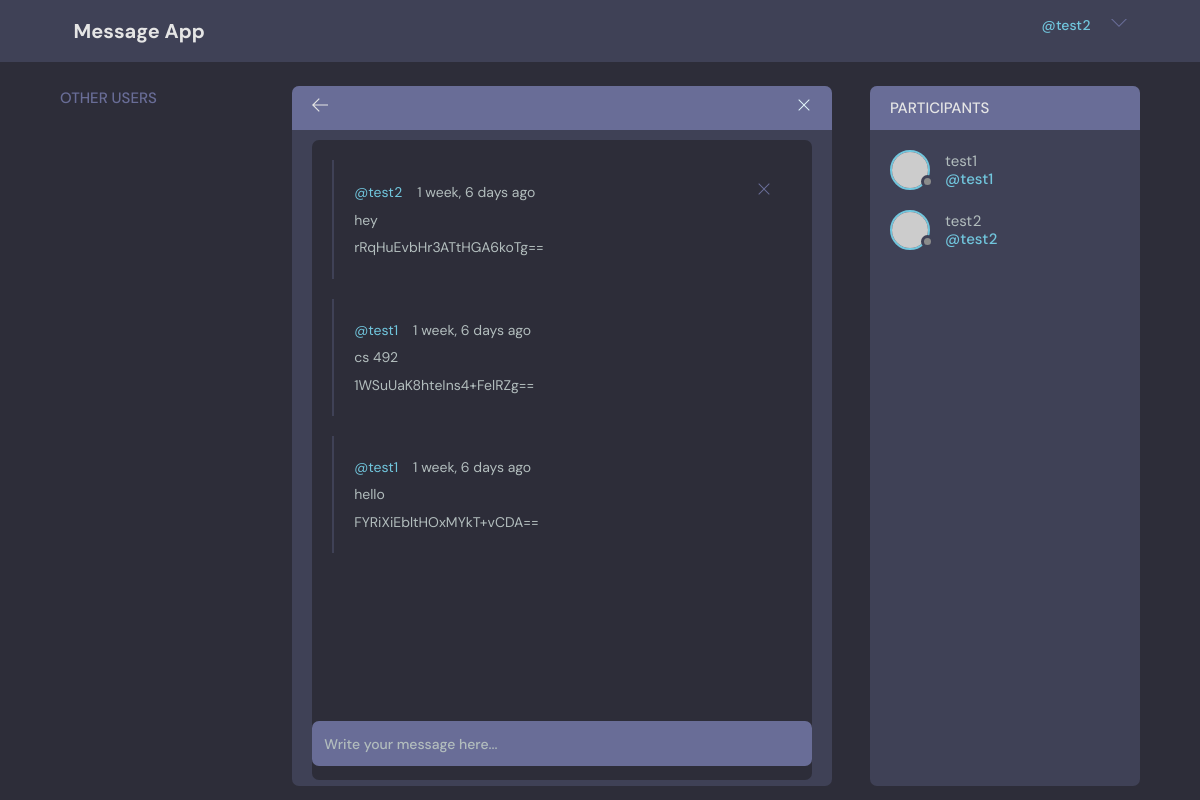
Screenshot of /conversation/15/ (signed in) with the database file from the repository.
### base/models.py (models this page shows, shortened)
class Message(models.Model):
    sender = models.ForeignKey(User, on_delete=models.CASCADE, related_name='sender')
    receiver = models.ForeignKey(User, on_delete=models.CASCADE, related_name='receiver')
    conversation = models.ForeignKey(Conversation, on_delete=models.CASCADE)
    content = models.TextField()
    encrypted_content = models.CharField(max_length=200)
    timestamp = models.DateTimeField(auto_now_add=True)

### base/views.py (the view, shortened to what this page needs)
# urls.py: path('conversation/<str:pk>/', views.conversation, name='conversation'),
@login_required(login_url='login')
def conversation(request, pk):
    receiver = None
    c = Conversation.objects.get(id=pk)
    participants = c.participants.all()
    print(c.aes_key)
    cipher= AES(c.aes_key)
    for participant in participants:
        if participant.id != request.user.id:
            receiver = participant
    ms = c.message_set.all().order_by('-timestamp')
    context = {'conversation': c, 'participants': participants, 'conversation_messages': ms}
    return render(request, 'base/conversation.html', context)

### base/templates/base/conversation.html (shortened to what this page needs)
{% extends 'main.html' %}
{% block content %}
<main class="profile-page layout layout--3">
    <div class="container">
        <div>
            {% include 'base/friend_list.html' %}
        </div>
        <div class="room">
            <div class="room__top">
                <div class="room__topLeft">
                    <a href="{% url 'home' %}">
                        <svg version="1.1" xmlns="http://www.w3.org/2000/svg" width="32" height="32" viewBox="0 0 32 32">
                            <title>return</title>
                            <path d="M13.723 2.286l-13.723 13.714 13.719 13.714 1.616-1.611-10.96-10.96h27.625v-2.286h-27.625l10.965-10.965-1.616-1.607z"></path>
                        </svg>
                    </a>
                </div>
                <div class="room__topRight">
                    <a href="{% url 'delete-conversation' conversation.id%}">
                      <svg version="1.1" xmlns="http://www.w3.org/2000/svg" width="32" height="32" viewBox="0 0 32 32">
                        <title>delete</title>
                        <path d="M27.314 6.019l-1.333-1.333-9.98 9.981-9.981-9.981-1.333 1.333 9.981 9.981-9.981 9.98 1.333 1.333 9.981-9.98 9.98 9.98 1.333-1.333-9.98-9.98 9.98-9.981z"></path>
                      </svg>
                    </a>
                  </div>
            </div>
            <div class="room__box scroll">
                <div class="room__conversation">
                    <div class="threads scroll">
                        {% for message in conversation_messages %}
                        <div class="thread">
                            <div class="thread__top">
                                <div class="thread__author">
                                    <a href="{% url 'user-profile' message.sender.id %}" class="thread__authorInfo">
                                        <span>@{{message.sender}}</span>
                                    </a>
                                    <span class="thread__date">{{message.timestamp|timesince}} ago</span>
                                </div>
                                {% if request.user == message.sender %}
                                <a href="{% url 'delete-message' message.id %}">
                                    <div class="thread__delete">
                                        <svg version="1.1" xmlns="http://www.w3.org/2000/svg" width="32" height="32" viewBox="0 0 32 32">
                                            <title>remove</title>
                                            <path d="M27.314 6.019l-1.333-1.333-9.98 9.981-9.981-9.981-1.333 1.333 9.981 9.981-9.981 9.98 1.333 1.333 9.981-9.98 9.98 9.98 1.333-1.333-9.98-9.98 9.98-9.981z"></path>
                                        </svg>
                                    </div>
                                </a>
                                {% endif %}
                            </div>
                            <div class="thread__details">
                                <p>{{message.content}}</p>
                            </div>
                            <div class="thread__details">
                                <p>{{message.encrypted_content}}</p>
                            </div>
                        </div>
                        {% endfor %}
                        <div class="room__message">
                            <form method="POST" action="">
                                <input type="text" name="content" placeholder="Write your message here..."/>
                            </form>
                        </div>
                    </div>
                </div>
            </div>
        </div>
        <div class="participants">
            <h3 class="participants__top">Participants</h3>
            <div class="participants__list">
            {% for participant in participants %}
                <a href="{% url 'user-profile' participant.id %}" class="participant">
                  <div class="avatar avatar--medium">
                    <img src="https://randomuser.me/api/portraits/men/37.jpg" />
                  </div>
                  <p>{{participant}} <span>@{{participant}}</span></p>
                </a>
            {% endfor %}
        </div>
</main>
{% endblock content %}

### templates/navbar.html (shortened to what this page needs)
{% load static %}
<header class="header header--loggedIn">
    <div class="container">
        <a href="{% url 'home' %}" class="header__logo">
            <h1>Message App</h1>
        </a>
        <nav class="header__menu">
            {% if request.user.is_authenticated %}
            <div class="header__user">
                <a href="{% url 'user-profile' request.user.id %}">
                    <p>{{request.user.name}}<span>@{{request.user.username}}</span></p>
                </a>
                <button class="dropdown-button">
                    <svg version="1.1" xmlns="http://www.w3.org/2000/svg" width="32" height="32" viewBox="0 0 32 32">
                        <title>chevron-down</title>
                        <path d="M16 21l-13-13h-3l16 16 16-16h-3l-13 13z"></path>
                    </svg>
                </button>
            </div>
            {% else %}
            <a href="{% url 'login' %}">
                <p>Login</p>
            </a>
            {% endif %}
        </nav>
    </div>
</header>

### rows the page displays
Message: sender "test2", timestamp "1 week, 6 days", content "hey", encrypted_content "rRqHuEvbHr3ATtHGA6koTg=="
Message: sender "test1", timestamp "1 week, 6 days", content "cs 492", encrypted_content "1WSuUaK8hteIns4+FelRZg=="
Message: sender "test1", timestamp "1 week, 6 days", content "hello", encrypted_content "FYRiXiEbltHOxMYkT+vCDA=="

### other values shown
{{ request.user.username }} "test2"
{{ participant }} "test1"
{{ participant }} "test2"
